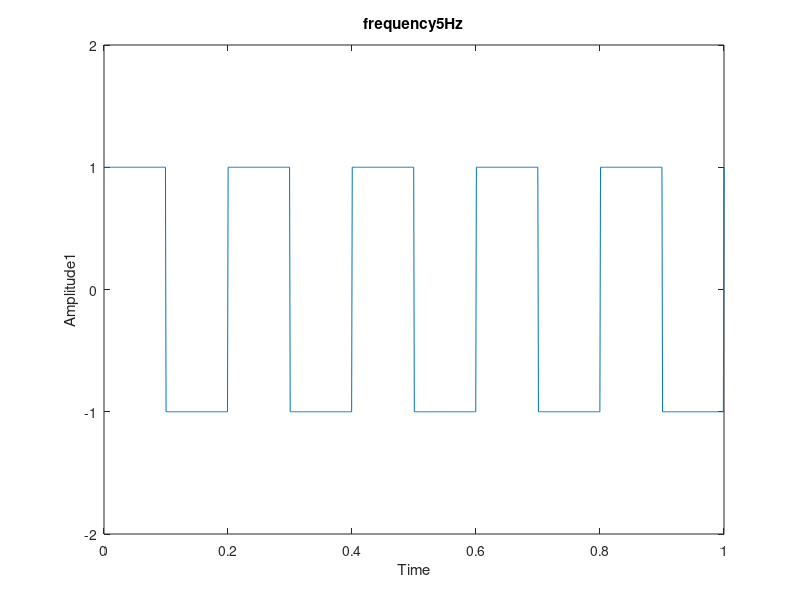

The MATLAB source for this figure:
%Example 1:Genertaion of sine wave
clc
clear all
close all
t=linspace(0,1,1000) %time Vector
% A=input('Enter The amplitude:');
% f=input('Enter the frequency:');
% phi=input('Enter the phase:');
A=1;
f=5;
phi=0;
x=A*square(2*pi*f*t+phi);
plot(t,x),xlabel('Time'),ylabel(['Amplitude',num2str(A)]);
title(['frequency',num2str(f) 'Hz'])
axis([0 1 -2 2])
